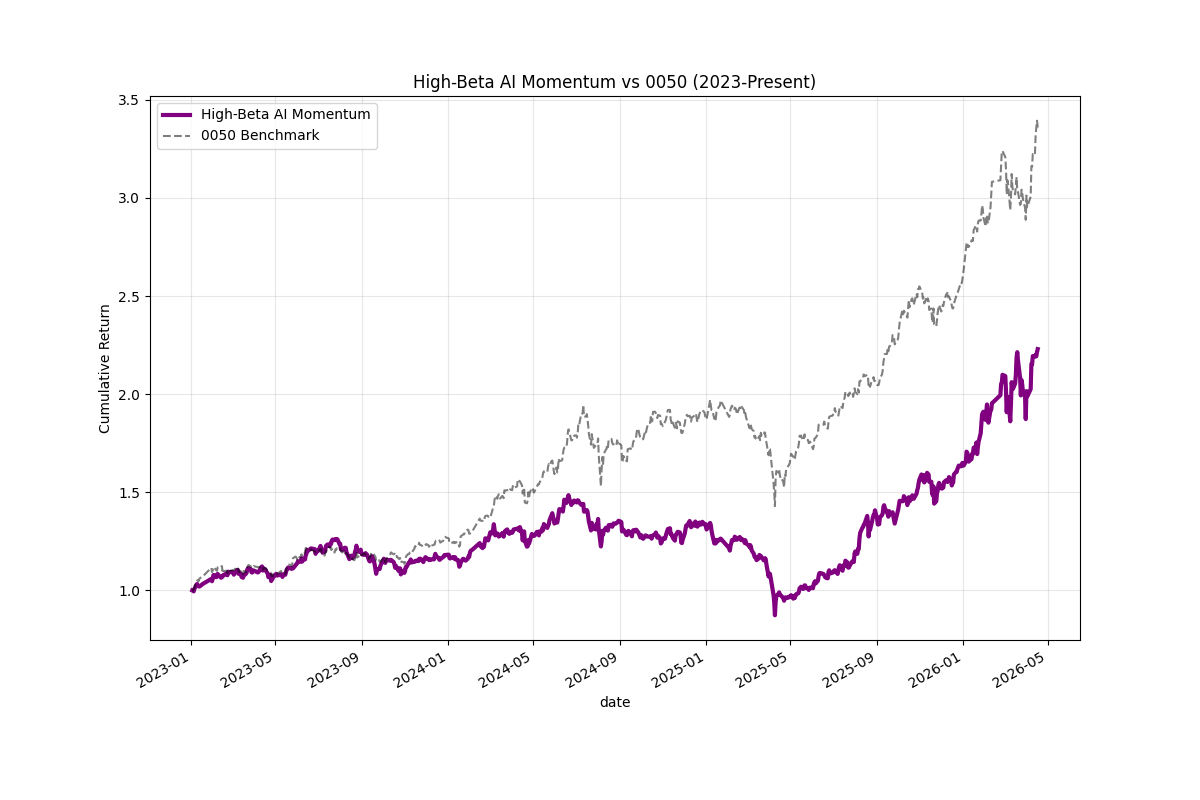

Write the Python code that produced this figure.
import pandas as pd
import matplotlib.pyplot as plt
from finlab import data
from finlab.backtest import sim
import ssl

try:
    ssl._create_default_https_context = ssl._create_unverified_context
except:
    pass

def generate_return_report(report, name="Strategy"):
    """
    Generates a summarized return report in the format requested by the user.
    """
    ar = report.metrics.annual_return() * 100
    sr = report.metrics.sharpe_ratio()
    md = report.metrics.max_drawdown() * 100
    
    print(f"\n[{name}]")
    print(f"年化報酬率:{ar:7.2f}%  夏普比率:{sr:7.2f}  最大回檔:{md:7.2f}%")
    return {"ar": ar, "sr": sr, "md": md}

def analyze_high_beta_ai_momentum():
    print("Fetching data for High-Beta AI Momentum Strategy (2023-Present)...")
    # Basic Data
    close = data.get('price:收盤價')
    vol = data.get('price:成交股數')
    market_value = data.get('etl:market_value')
    adj_close = data.get('etl:adj_close')
    
    # Factors
    rev_yoy = data.get('monthly_revenue:去年同月增減(%)')
    
    # Strategy Parameters
    TOP_K = 15
    
    # Universe & Filters (Top 100 for AI Leaders)
    universe = market_value.is_largest(100)
    liquidity_cond = (vol.average(20) > 200000)
    
    # Multi-Factor Score (Aggressive Growth)
    def z_score(df):
        return (df - df.mean(axis=1, skipna=True)) / df.std(axis=1, skipna=True)
    
    mom_60 = close.rise(60)
    
    # 50% Momentum + 50% Growth
    score = (
        z_score(mom_60).fillna(0) * 0.5 + 
        z_score(rev_yoy).fillna(0) * 0.5
    )
    
    conds = universe & liquidity_cond
    
    # Selection
    position = score[conds].is_largest(TOP_K)
    
    # Rebalancing
    print(f"Running High-Beta AI Momentum Backtest (2023-Present)...")
    pos_res = position.loc['2023-01-01':].reindex(method='ffill').dropna(how='all')
    
    # Aggressive: No Cash/SMA switch
    report = sim(pos_res, upload=False)
    
    # Benchmark Alignment (2023-Present)
    p0050 = adj_close['0050']
    start_date = report.creturn.index[0]
    p0050_aligned = p0050.loc[start_date:]
    report_bh = sim(pd.DataFrame({'0050': [True]*len(p0050_aligned)}, index=p0050_aligned.index), upload=False)
    
    # Results
    print("\n--- HIGH-BETA AI MOMENTUM PERFORMANCE (2023-Present) ---")
    generate_return_report(report, "High-Beta Strategy")
    generate_return_report(report_bh, "0050 Benchmark")
    
    # Plot
    plt.figure(figsize=(12, 8))
    (report.creturn / report.creturn.iloc[0]).plot(label='High-Beta AI Momentum', color='purple', linewidth=3)
    (report_bh.creturn / report_bh.creturn.iloc[0]).plot(label='0050 Benchmark', color='black', alpha=0.5, linestyle='--')
    plt.title('High-Beta AI Momentum vs 0050 (2023-Present)')
    plt.ylabel('Cumulative Return')
    plt.legend()
    plt.grid(True, which="both", alpha=0.3)
    plt.savefig('high_beta_ai_momentum.png')
    print("\nVisual saved to high_beta_ai_momentum.png")

if __name__ == "__main__":
    analyze_high_beta_ai_momentum()
